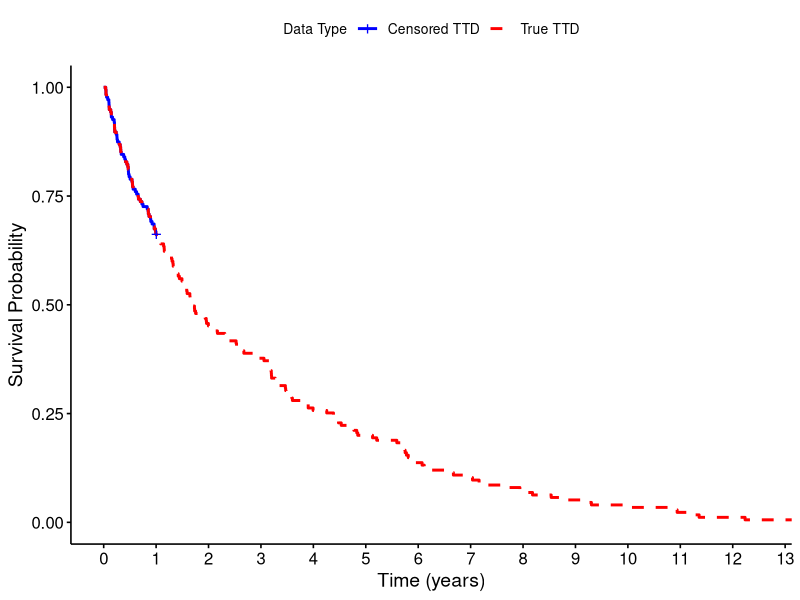
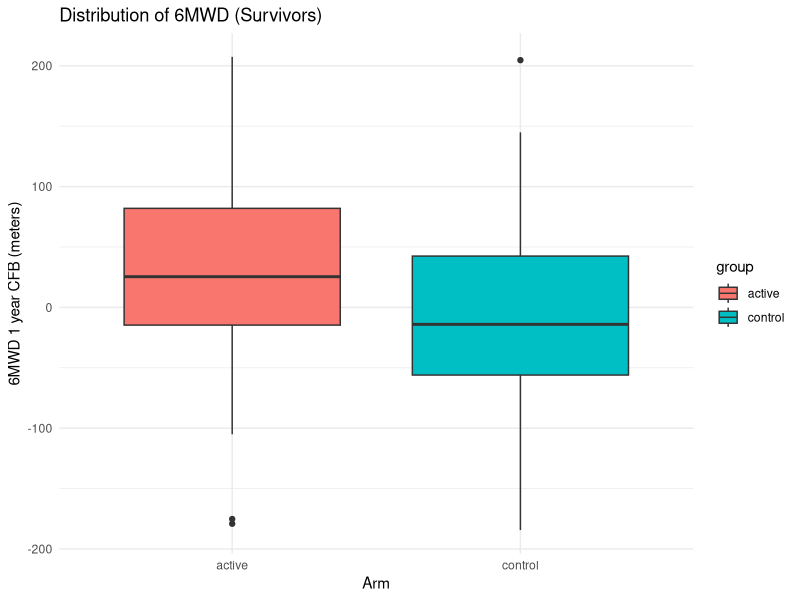

These figures' R source, in order: (Note: this script raises an error after producing the figures.)
# MSA680 lab 4: simulation of a clinical trial, power and Type I/II errors.
# Run from this folder: Rscript simulation.R
# All plots are saved as png files in this folder.

library(tidyverse)
library(pwr)
library(foreach)
library(survival)
library(survminer)
library(tibble)
library(dplyr)

set.seed(230118001)

# Simulate time to death

simulate_TTD <- function(n_patients, death_rate, follow_up) {
  #lambda solved from cdf of exp distribution,
  lambda <- -log(1 - death_rate)
  true_TTD_years <- rexp(n_patients, rate = lambda)

  #years to days
  true_TTD_days <- true_TTD_years * 365
  follow_up_days <- follow_up * 365

  alive <- true_TTD_days > follow_up_days
  #any fraction of the day counts as survival, take ceiling
  true_TTD_days_rounded <- ceiling(true_TTD_days)

  censored_TTD_days <- ifelse(true_TTD_days <= follow_up_days,
                              true_TTD_days_rounded,
                              follow_up_days + 1)

  #Create a data frames
  data_true <- tibble(
    time = true_TTD_days_rounded,
    status = rep(1, n_patients), 
    type = "True TTD"
  )

  data_censored <- tibble(
    time = censored_TTD_days,
    status = as.integer(!alive), 
    type = "Censored TTD"
  )

  #Combine the data into a single data frame
  combined_data <- bind_rows(data_true, data_censored)
}

sim_result <- simulate_TTD(n_patients = 175, death_rate = 0.3, follow_up = 1)

sim_result$time_years <- sim_result$time / 365

km_fit <- survfit(Surv(time_years, status) ~ type, data = sim_result)

# Plot using survminer
e_s_prob <- ggsurvplot(km_fit,
           data = sim_result,
           palette = c("blue", "red"),
           linetype = c("solid", "dashed"),
           xlab = "Time (years)",
           ylab = "Survival Probability",
           legend.title = "Data Type",
           legend.labs = c("Censored TTD", "True TTD"),
           break.x.by = 1)  # Adjust x-axis breaks for years

ggsave("estimated_survival_prob_func.png", plot = e_s_prob$plot, width = 5, height = 4, dpi = 300)

# Simulate a full study



simulate_study <- function(
  n.active = 175,
  n.control = 175,
  mu.baseline = 200,
  sd.baseline = 70,
  mu.cfb.control = 0,
  mu.cfb.active = 25,
  sd.cfb = 70,
  annual.rate.death.control = 0.3,
  death.rrr.active = 0.2,
  followup = 1,
  measurement.time.cfb = followup
) {
  annual.rate.death.active <- annual.rate.death.control * (1 - death.rrr.active)

  ttd_data.active <- simulate_TTD(n.active, annual.rate.death.active, followup)
  ttd_data.control <- simulate_TTD(n.control, annual.rate.death.control, followup)

  baseline.active <- floor(rnorm(n.active, mean = mu.baseline, sd = sd.baseline))
  baseline.control <- floor(rnorm(n.control, mean = mu.baseline, sd = sd.baseline))

  ttd.active <- ttd_data.active$time[ttd_data.active$type == "True TTD"]
  ttd.control <- ttd_data.control$time[ttd_data.control$type == "True TTD"]

  died.active <- ifelse(ttd.active <= (followup*365), 1, 0)
  died.control <- ifelse(ttd.control <= (followup*365), 1, 0)

  survivors.active <- which(died.active == 0)
  survivors.control <- which(died.control == 0)

  cfb.active <- rep(NA, n.active)
  cfb.control <- rep(NA, n.control)

  cfb.active[survivors.active] <- rnorm(length(survivors.active), mean = mu.cfb.active, sd = sd.cfb)
  cfb.control[survivors.control] <- rnorm(length(survivors.control), mean = mu.cfb.control, sd = sd.cfb)
  
  data.active <- tibble(
    group = rep("active", n.active),
    ttd = ttd.active,
    alive = died.active == 0,
    baseline = baseline.active,
    cfb = cfb.active
  )

  data.control <- tibble(
    group = rep("control", n.control),
    ttd = ttd.control,
    alive = died.control == 0,
    baseline = baseline.control,
    cfb = cfb.control
  )

  study_data <- bind_rows(data.active, data.control)

  return(study_data)
}


study_data <- simulate_study()

survivors_data <- study_data[study_data$alive, ]
cfb_plot <- ggplot(survivors_data, aes(x = group, y = cfb, fill = group)) +
  geom_boxplot() +
  labs(title = "Distribution of 6MWD (Survivors)", x = "Arm", y = "6MWD 1 year CFB (meters)") +
  theme_minimal()

ggsave("cfb_boxplot.png", plot = cfb_plot, width = 5, height = 4, dpi = 300)


annual.rate.death.control <- 0.3
death.rrr.active <- 0.2
n.active <- 175
n.control <- 175
followup <- 1

annual.rate.death.active <- annual.rate.death.control * (1 - death.rrr.active)

simulate_TTD <- function(n, annual_rate, followup) {
  lambda <- -log(1 - annual_rate)
  rexp(n, rate = lambda)
}
annual.rate.death.active <- annual.rate.death.control * (1 - death.rrr.active)

ttd.active <- simulate_TTD(n.active, annual.rate.death.active, followup)
ttd.control <- simulate_TTD(n.control, annual.rate.death.control, followup)

ttd_data <- data.frame(
  group = rep(c("control", "active"), each = n.active, times = 2),
  ttd = c(ttd.active, ttd.control),
  died = c(ifelse(ttd.active <= followup, 1, 0), ifelse(ttd.control <= followup, 1, 0))
)

surv_obj <- Surv(time = ttd_data$ttd, event = ttd_data$died)

surv_fit <- survfit(surv_obj ~ group, data = ttd_data)

survival_plot <- ggsurvplot(surv_fit,
                           data = ttd_data,
                           palette = c("blue", "red"),
                           xlab = "Time (years)",
                           ylab = "Survival Probability",
                           legend.title = "Group",
                           legend.labs = c("Control", "Active"),
                           xlim = c(0, followup),
                           break.x.by = 1)

ggsave("survival_plot.png", plot = survival_plot$plot, width = 5, height = 4, dpi = 300)

# ANOVA on change from baseline

anova_model <- aov(cfb ~ group, data = survivors_data)

summary(anova_model)

#control: 0.3 
p1 <- 0.3
#active: 0.3*(1-0.2)=0.24
p2 <- 0.24
#cohen effect size 
h <- 2 * asin(sqrt(p1)) - 2 * asin(sqrt(p2))
power_result <- pwr.2p2n.test(h =h, n1 = 175, n2 = 175,power=NULL, sig.level = 0.05)

print(power_result)

# Power of a z test

z.test.pvalue <- function(n, effect) {
  x <- mean(rnorm(n=n, mean=effect, sd=1))
  2 * pnorm(abs(x), mean=0, sd=1/sqrt(n), lower.tail=FALSE)
}

simulate_z.test.pvalue <- function(N.sim = 1e3, n, effect) {
  pvalue <- replicate(N.sim, z.test.pvalue(n, effect))
  tibble(n = n, effect = effect, pvalue = pvalue)
}

calculate_power <- function(data, alpha = 0.05) {
  power_results <- data %>%
    group_by(n, effect) %>%
    summarize(
      power = mean(pvalue < alpha, na.rm = TRUE)
    )
  return(power_results)
}

data <- bind_rows(
  simulate_z.test.pvalue(N.sim = 1000, n = 8, effect = 0),
  simulate_z.test.pvalue(N.sim = 1000, n = 8, effect = 0.5),
  simulate_z.test.pvalue(N.sim = 1000, n = 24, effect = 0),
  simulate_z.test.pvalue(N.sim = 1000, n = 24, effect = 0.5)
)

pvalue_hist <- ggplot(data |> mutate(effect = factor(effect)), aes(x = pvalue)) +
  facet_grid(effect ~ n,
             labeller = labeller(n = function(x) paste0("n=", x),
                                 effect = function(x) paste0("effect=", x)),
             scales = "free_y") +
  scale_y_continuous(labels = scales::percent) +
  geom_histogram(aes(y = after_stat(width * density)), breaks = seq(0, 1, by = 0.05)) +
  labs(y = "Proportion of p-values in bin\n(bin width=0.05)", x = "p-value") +
  ggtitle("Histogram of p-values for a two-sided z-test")
ggsave("pvalue_histogram.png", plot = pvalue_hist, width = 6, height = 5, dpi = 300)

power_results <- calculate_power(data)

print(power_results)

alpha <- 0.05
z_critical <- qnorm(1 - alpha/2) 

calculate_power_analytical <- function(n, effect, alpha = 0.05) {
  z_critical <- qnorm(1 - alpha/2)
  mean_z <- effect * sqrt(n)
  power <- 1 - pnorm(z_critical, mean = mean_z, sd = 1) + pnorm(-z_critical, mean = mean_z, sd = 1)
  return(power)
}

analytical_power <- data.frame(
  n = c(8, 8, 24, 24),
  effect = c(0, 0.5, 0, 0.5),
  power = c(
    alpha, 
    calculate_power_analytical(8, 0.5, alpha),
    alpha,
    calculate_power_analytical(24, 0.5, alpha)
  )
)

print(analytical_power)


calculate_ci <- function(p_hat, n_sim = 1000) {
  se <- sqrt(p_hat * (1 - p_hat) / n_sim)
  me <- 1.96 * se
  lower <- max(0, p_hat - me)  
  upper <- min(1, p_hat + me)  
  return(data.frame(lower = lower, upper = upper))
}

type1_error_8 <- 0.051 
type1_error_24 <- 0.051 
power_8 <- 0.288        
power_24 <- 0.68        

ci_type1_error_8 <- calculate_ci(type1_error_8)
ci_type1_error_24 <- calculate_ci(type1_error_24)
ci_power_8 <- calculate_ci(power_8)
ci_power_24 <- calculate_ci(power_24)

print("95% CI for Type I error (n=8):")
print(ci_type1_error_8)
print("95% CI for Type I error (n=24):")
print(ci_type1_error_24)
print("95% CI for Power (n=8):")
print(ci_power_8)
print("95% CI for Power (n=24):")
print(ci_power_24)

# Rank analysis of deaths and survivors

rank_prognosis <- function(data) {
  dead_patients <- data[!is.na(data$ttd), ]
  dead_ranks <- rank(dead_patients$ttd, ties.method = "average")

  surviving_patients <- data[is.na(data$ttd), ]
  surviving_ranks <- rank(surviving_patients$cfb, ties.method = "average")


  ranks <- numeric(nrow(data))
  ranks[!is.na(data$ttd)] <- dead_ranks
  ranks[is.na(data$ttd)] <- surviving_ranks + length(dead_ranks)

  ranked_data <- data
  ranked_data$rank <- ranks

  return(ranked_data)
}

ranked_data <- rank_prognosis(study_data)

print(ranked_data)

data_for_ranking <- data.frame(
  group = study_data$group,
  ttd = ifelse(study_data$alive == 1, study_data$ttd, NA),
  cfb = ifelse(study_data$alive == 1, NA, rnorm(sum(study_data$alive == 0), mean = 200, sd = 70)) #baseline values
)

ranked_data <- rank_prognosis(data_for_ranking)

print(ranked_data[order(ranked_data$rank), ])

anova_model <- aov(rank ~ group, data = ranked_data)
    
summary(anova_model)

type_i_error <- 0
num_simulations <- 1000

for (i in 1:num_simulations) {
  df_sim <- study_data
  df_sim$group <- sample(c("control", "active"), size = nrow(df_sim), replace = TRUE)
  ranked_sim <- rank_prognosis(df_sim)
  anova_sim <- aov(rank ~ group, data = ranked_sim)
  if (summary(anova_sim)[[1]]$`Pr(>F)`[1] < 0.05) {
    type_i_error <- type_i_error + 1
  }
}

type_i_error_rate <- type_i_error / num_simulations
print(paste("Type I error rate:", type_i_error_rate))

n_sims <- 1000

alpha <- 0.05

effect_size <- 10  # for example, the active arm has ranks that are 10 units lower on average

sample_sizes <- c(20, 50, 100,200,500)

power_values <- numeric(length(sample_sizes))

for (j in 1:length(sample_sizes)) {
  n_patients <- sample_sizes[j]
  p_values <- numeric(n_sims)

  for (i in 1:n_sims) {
    control_rank <- rnorm(n_patients, mean = 200, sd = 70)
    active_rank <- rnorm(n_patients, mean = 200 - effect_size, sd = 70)

    data <- data.frame(
      group = rep(c("control", "active"), each = n_patients),
      rank = c(control_rank, active_rank)
    )

    model <- aov(rank ~ group, data = data)
    p_values[i] <- summary(model)[[1]]$`Pr(>F)`[1]
  }

  power_values[j] <- mean(p_values < alpha)
}

print(power_values)


# Power for different death rates, risk reductions and effects


#minor tweaks to fn
simulate_TTD <- function(n_patients, death_rate, follow_up) {
  ttd <- rexp(n_patients, rate = death_rate)
  type <- rep("True TTD", n_patients)
  ttd_data <- data.frame(time = ttd, type = type)
  return(ttd_data)
}

rank_prognosis <- function(data) {
  data$rank <- rank(data$ttd, na.last = "keep")
  data$rank[data$alive == 1] <- rank(data$cfb[data$alive == 1], na.last = "keep") + max(data$rank, na.rm = TRUE)
  return(data)
}

n.sims <- 500

calculate_power_varying_death_rate <- function(death_rates, n.sim = n.sims, n.active = 175, n.control = 175) {
  power_values <- c()
  for (rate in death_rates) {
    power <- 0
    for (i in 1:n.sim) {
      study_data <- simulate_study(
        n.active = n.active,
        n.control = n.control,
        annual.rate.death.control = rate,
        death.rrr.active = 0.2,
        mu.cfb.active = 25
      )
      ranked_data <- rank_prognosis(study_data)
      anova_result <- summary(aov(rank ~ group, data = ranked_data))
      p_value <- anova_result[[1]]$`Pr(>F)`[1]
      if (p_value < 0.05) {
        power <- power + 1
      }
    }
    power_rate <- power / n.sim
    power_values <- c(power_values, power_rate)
  }
  return(power_values)
}

calculate_power_varying_rrr <- function(rrrs, n.sim = n.sims, n.active = 175, n.control = 175) {
  power_values <- c()
  for (rrr in rrrs) {
    power <- 0
    for (i in 1:n.sim) {
      study_data <- simulate_study(
        n.active = n.active,
        n.control = n.control,
        annual.rate.death.control = 0.3,
        death.rrr.active = rrr,
        mu.cfb.active = 25
      )
      ranked_data <- rank_prognosis(study_data)
      anova_result <- summary(aov(rank ~ group, data = ranked_data))
      p_value <- anova_result[[1]]$`Pr(>F)`[1]
      if (p_value < 0.05) {
        power <- power + 1
      }
    }
    power_rate <- power / n.sim
    power_values <- c(power_values, power_rate)
  }
  return(power_values)
}

calculate_power_varying_cfb <- function(cfbs, n.sim = n.sims, n.active = 175, n.control = 175) {
  power_values <- c()
  for (cfb in cfbs) {
    power <- 0
    for (i in 1:n.sim) {
      study_data <- simulate_study(
        n.active = n.active,
        n.control = n.control,
        annual.rate.death.control = 0.3,
        death.rrr.active = 0.2,
        mu.cfb.active = cfb
      )
      ranked_data <- rank_prognosis(study_data)
      anova_result <- summary(aov(rank ~ group, data = ranked_data))
      p_value <- anova_result[[1]]$`Pr(>F)`[1]
      if (p_value < 0.05) {
        power <- power + 1
      }
    }
    power_rate <- power / n.sim
    power_values <- c(power_values, power_rate)
  }
  return(power_values)
}

death_rates <- seq(0.1, 0.5, by = 0.05)
power_death_rates <- calculate_power_varying_death_rate(death_rates)

rrrs <- seq(0.01, 0.4, by = 0.05)
power_rrrs <- calculate_power_varying_rrr(rrrs)

cfbs <- seq(10, 30, by = 5)
power_cfbs <- calculate_power_varying_cfb(cfbs)

png("power_vs_death_rate.png", width = 500, height = 500)
plot(death_rates, power_death_rates, type = "b", xlab = "Baseline Annual Death Rate", ylab = "Power", main = "Power vs Baseline Annual Death Rate")
invisible(dev.off())

png("power_vs_rrr.png", width = 500, height = 500)
plot(rrrs, power_rrrs, type = "b", xlab = "Drug's RRR", ylab = "Power", main = "Power vs Drug's RRR")
invisible(dev.off())

png("power_vs_cfb.png", width = 500, height = 500)
plot(cfbs, power_cfbs, type = "b", xlab = "Expected 6MWD CFB", ylab = "Power", main = "Power vs Expected 6MWD CFB")
invisible(dev.off())
